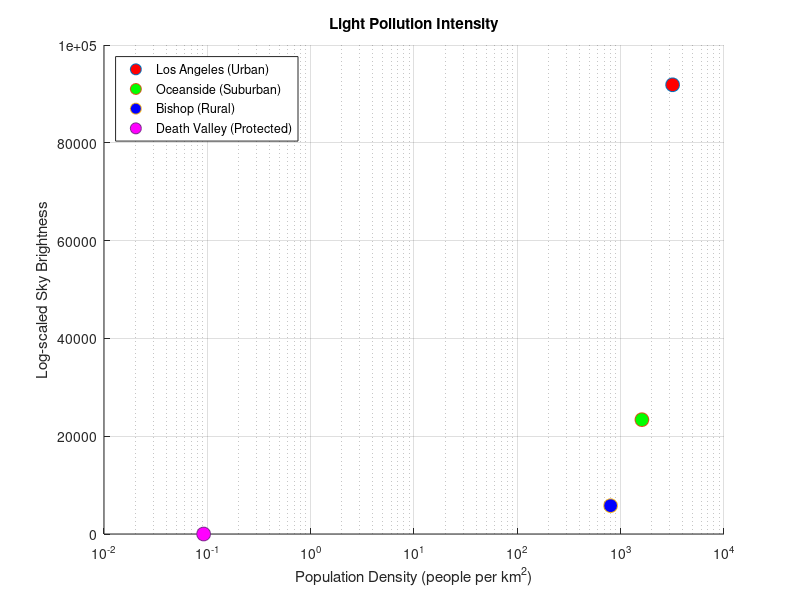

Write the MATLAB code that produced this figure.
% Light Pollution Density Model (Modified Walker's Model)

% Constants
C = 372; % flux per person in kWh per year
d = 70;  % distance in km (constant as per Walker's Model)
conversion_factor = 1e6; % scale factor for visualization
s = 1; % scaling factor that changes for mitigation strategies

% modified model incorporating population density (D)
I = @(P, A) (s*(C ./ A) .* P .* (P ./ A)) .* d.^(-2.5);

% location data
locations = {'Los Angeles (Urban)', 'Oceanside (Suburban)', 'Bishop (Rural)', 'Death Valley (Protected)'};
pops = [3862210, 171400, 3851, 1124];  % Population
areas = [1213.85, 106.78521, 4.82, 12206.61]; % Area in km^2

num_locations = 4;
I_values = zeros(1, num_locations);

% calculate light pollution intensity for each location
for i = 1:num_locations
    P = pops(i);
    A = areas(i);
    I_values(i) = I(P, A);
    fprintf('Location: %s, Population Density: %.2f people/km^2\n', locations{i}, P/A);
end

% plot results
figure;
hold on;
colors = {'r', 'g', 'b', 'm'}; % color scheme
for i = 1:num_locations
    D_loc = pops(i) / areas(i); % calculate population density
    plot(D_loc, I_values(i), 'o', ...
         'MarkerSize', 10, 'MarkerFaceColor', colors{i}, 'DisplayName', locations{i});
end

xlabel('Population Density (people per km^2)');
ylabel('Log-scaled Sky Brightness');
title('Light Pollution Intensity');
set(gca, 'XScale', 'log'); % log scaling for density
ylim([0 1e5])
grid on;
legend('Location', 'northwest');

hold off;
